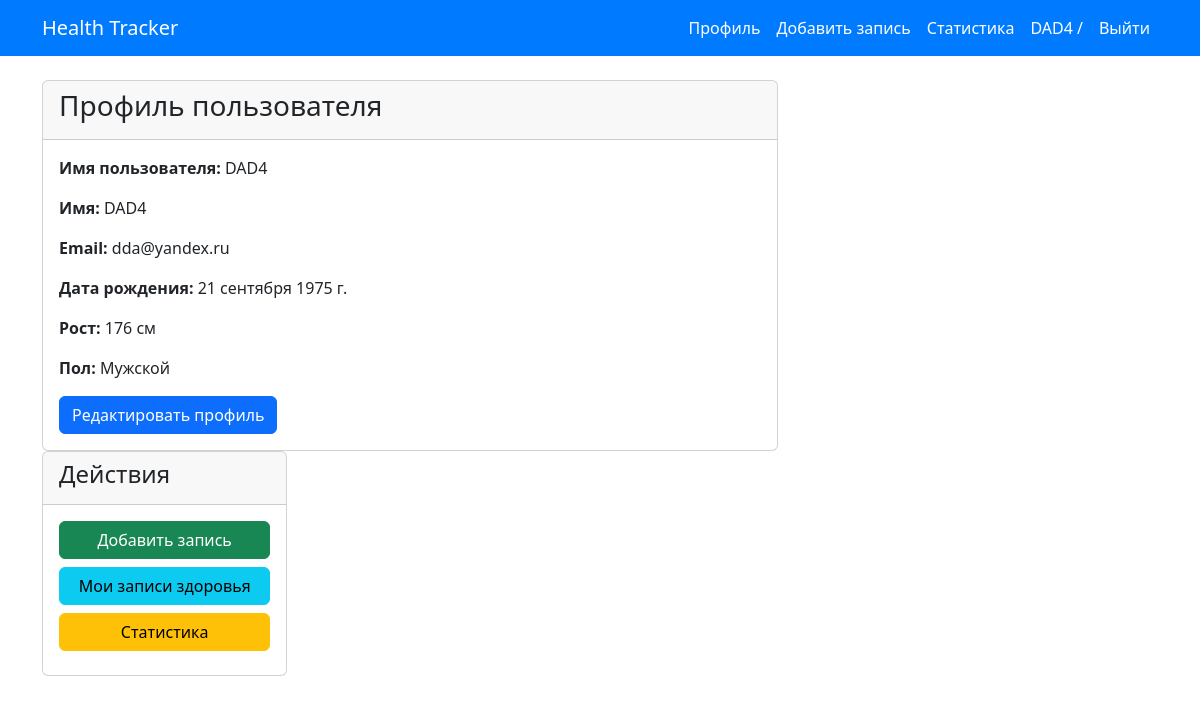
The app's page /profile/ (signed in) with its own data.
### users/models.py (models this page shows, shortened)
class CustomUser(AbstractUser):
    email = models.EmailField(unique=True)
    first_name = models.CharField(max_length=30, blank=True)  # Оставляем только имя
    last_name = models.CharField(max_length=30, blank=True)   # Убираем фамилию из обязательных полей

class UserProfile(models.Model):
    GENDER_CHOICES = [
        ('M', 'Мужской'),
        ('F', 'Женский'),
    ]
    user = models.OneToOneField(CustomUser, on_delete=models.CASCADE, related_name='profile')
    date_of_birth = models.DateField(null=True, blank=True)
    height = models.PositiveIntegerField(null=True, blank=True)  # Рост в сантиметрах
    gender = models.CharField(max_length=1, choices=GENDER_CHOICES, blank=True)

### users/views.py (the view)
# urls.py: path('profile/', user_views.profile_view, name='profile'),
@login_required
def profile_view(request):
    return render(request, 'users/profile.html')

### templates/users/profile.html
{% extends 'base.html' %}
{% block content %}
<div class="row">
    <div class="col-md-8">
        <div class="card">
            <div class="card-header">
                <h3>Профиль пользователя</h3>
            </div>
            <div class="card-body">
                <p><strong>Имя пользователя:</strong> {{ user.username }}</p>
                <p><strong>Имя:</strong> {{ user.first_name }}</p>
                <p><strong>Email:</strong> {{ user.email }}</p>
                {% if user.profile %}
                    <p><strong>Дата рождения:</strong> {{ user.profile.date_of_birth }}</p>
                    <p><strong>Рост:</strong> {{ user.profile.height }} см</p>
                    <p><strong>Пол:</strong>
                        {% if user.profile.gender == 'M' %}
                            Мужской
                        {% elif user.profile.gender == 'F' %}
                            Женский
                        {% elif user.profile.gender == 'O' %}
                            Другой
                        {% else %}
                            Не указан
                        {% endif %}
                    </p>
                {% endif %}
                <a href="{% url 'profile-edit' %}" class="btn btn-primary">Редактировать профиль</a>
            </div>
        </div>
    <div class="col-md-4">
        <div class="card">
            <div class="card-header">
                <h4>Действия</h4>
            </div>
            <div class="card-body">
                <a href="{% url 'add-weight' %}" class="btn btn-success mb-2 d-block">Добавить запись</a>
                <a href="{% url 'weight-list' %}" class="btn btn-info mb-2 d-block">Мои записи здоровья</a>
                <a href="{% url 'statistics' %}" class="btn btn-warning mb-2 d-block">Статистика</a>
            </div>
        </div>
    </div>
</div>
{% endblock %}

### templates/base.html (shortened to what this page needs)
<!DOCTYPE html>
<html lang="ru">
<head>
    <link href="https://cdn.jsdelivr.net/npm/bootstrap@5.3.0/dist/css/bootstrap.min.css" rel="stylesheet">
</head>
<body>
    <nav class="navbar navbar-expand-lg navbar-dark fixed-top">
        <div class="container">
            <a class="navbar-brand" href="{% url 'home' %}">Health Tracker</a>
            <div class="collapse navbar-collapse" id="navbarNav">
                <ul class="navbar-nav ms-auto">
                    {% if user.is_authenticated %}
                        <li class="nav-item">
                            <a class="nav-link" href="{% url 'profile' %}">Профиль</a>
                        </li>
                        <li class="nav-item">
                            <a class="nav-link" href="{% url 'add-weight' %}">Добавить запись</a>
                        </li>
                        <li class="nav-item">
                            <a class="nav-link" href="{% url 'statistics' %}">Статистика</a>
                        </li>
                        <li class="nav-item">
                            <span class="nav-link"> {{ user.username }} / </span>
                        </li>
                        <li class="nav-item">
                            <a class="nav-link" href="{% url 'logout' %}">Выйти</a>
                        </li>
                    {% endif %}
                </ul>
            </div>
        </div>
    </nav>
    <div class="container mt-4">
        {% block content %}{% endblock %}
    </div>
</body>
</html>

### templates/base.html (style rules this page uses)
.navbar { background-color: #007bff !important; }
.navbar-brand, .nav-link { color: white !important; }
body { padding-top: 56px; }

### records on screen
CustomUser: username "DAD4", first_name "DAD4", email "dda@yandex.ru", profile.date_of_birth "21 сентября 1975 г.", profile.height "176"
